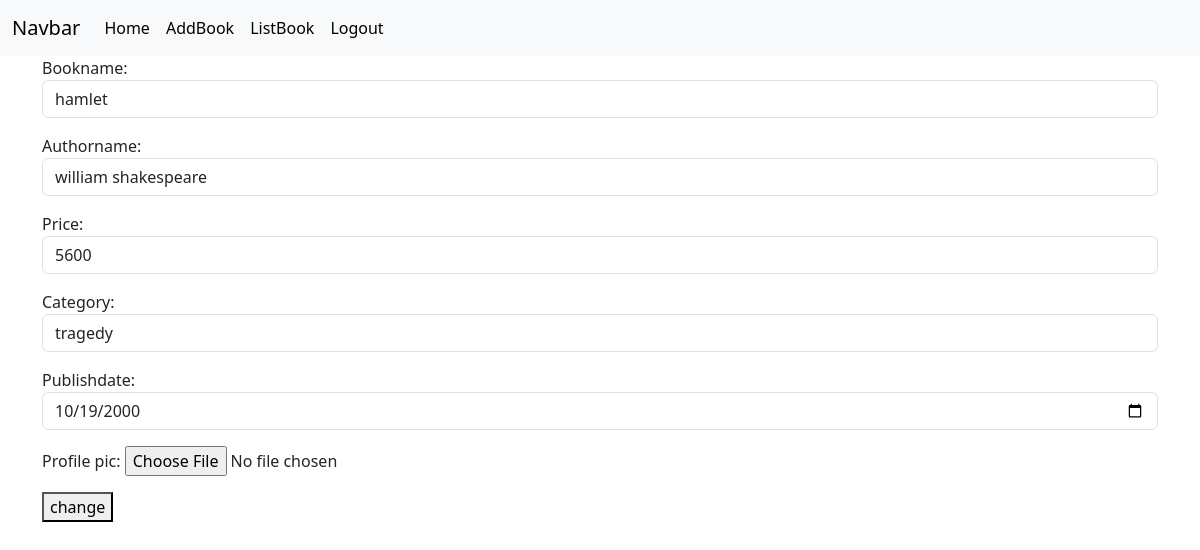
Page /books/2/change/ (signed in) on the committed database.
### myapp/models.py (models this page shows, shortened)
class Books(models.Model):
    bookname=models.CharField(max_length=200)
    authorname=models.CharField(max_length=200)
    price=models.PositiveIntegerField()
    category=models.CharField(max_length=200)
    publishdate=models.DateField(null=True,blank=True)
    profile_pic=models.ImageField(upload_to="images",null=True,blank=True)

### myapp/views.py (the view, shortened to what this page needs)
# urls.py: path("books/<int:pk>/change/",views.BookUpdateView.as_view(),name="book-edit"),
@method_decorator(signin_required,name="dispatch")
class BookUpdateView(View):
    def get(self,request,*args,**kwargs):
        id=kwargs.get("pk")
        obj=Books.objects.get(id=id)
        form=BookModelForm(instance=obj)
        return render(request,"book_edit.html",{"form":form})

### myapp/forms.py
class BookModelForm(forms.ModelForm):
    class Meta:
        model=Books
        fields="__all__"
        widgets={
            "bookname":forms.TextInput(attrs={"class":"form-control"}),
            "authorname":forms.TextInput(attrs={"class":"form-control"}),
            "price":forms.NumberInput(attrs={"class":"form-control"}),
            "category":forms.TextInput(attrs={"class":"form-control"}),
            "publishdate":forms.DateInput(attrs={"class":"form-control","type":"date"})
        }

### myapp/views.py (called while the page is built)
def signin_required(fn):
    def wrapper(request,*args,**kwargs):
        if not request.user.is_authenticated:
            messages.error(request,"Invalid session")
            return redirect("signin")
        else:
            return fn(request,*args,**kwargs)
    return wrapper

### myapp/templates/book_edit.html (shortened to what this page needs)
{%extends 'base.html'%}
{%block body_block%}
<div class="container">
    <form action="" method="post" enctype="multipart/form-data">
        {{form.as_p}}
        <button type="submit">change</button>
    </form>
</div>
{%endblock%}

### rows in the picture
Books: bookname "hamlet", authorname "william shakespeare", price "5600", category "tragedy", publishdate "10/19/2000"
